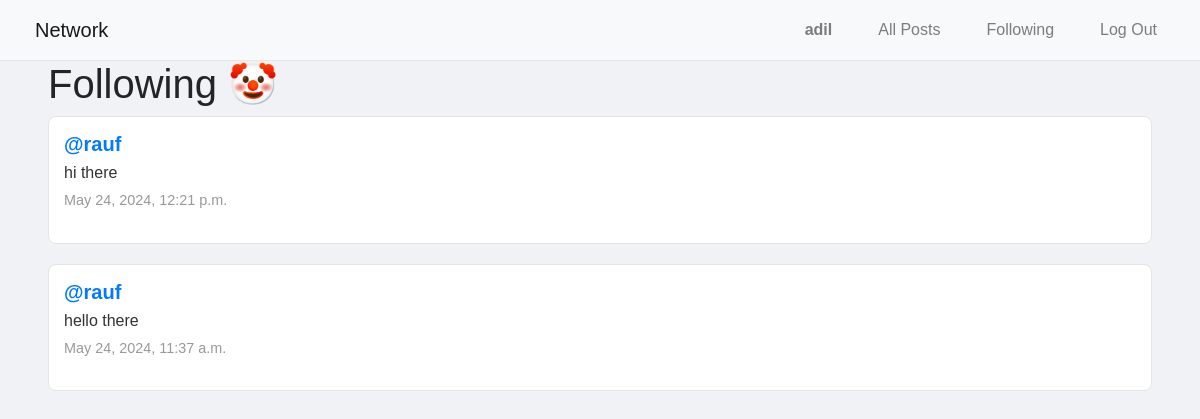
The page /following (signed in) on the database its author committed.
### network/models.py (models this page shows, shortened)
class User(AbstractUser):
    pass

class Post(models.Model):
    content = models.CharField(max_length=140)
    user = models.ForeignKey(User, on_delete=models.CASCADE, related_name="author")
    date = models.DateTimeField(auto_now_add=True)

### network/views.py (the view)
# urls.py: path("following", views.following , name="following"),
def following(request):
    if not request.user.is_authenticated:
        return HttpResponseRedirect(reverse('login'))  # Redirect to login if not authenticated
    current_user = request.user
    following_people = Follow.objects.filter(user=current_user).values_list('user_follower', flat=True)
    following_posts = Post.objects.filter(user__in=following_people).order_by('-id')
    paginator = Paginator(following_posts, 5)  # Paginate with 5 posts per page
    page_number = request.GET.get('page')
    posts_of_the_page = paginator.get_page(page_number)
    return render(request, "network/following.html", {
        "posts_of_the_page": posts_of_the_page
    })

### network/templates/network/following.html (shortened to what this page needs)
{% extends "network/layout.html" %}
{% block body %}
      <h1 class="mx-5">Following 🤡</h1>
    <div>
        {% for post in posts_of_the_page %}
            <div class="row post mx-5">
                <h5 class="username"><a href="{% url 'profile' user_id=post.user.id %}"> @{{ post.user }} </a></h5>
                <p class="content">{{ post.content }}</p>
                <p class="date">{{ post.date }}</p>
            </div>
        {% endfor %}
    </div>
{% endblock %}

### network/templates/network/layout.html (shortened to what this page needs)
{% load static %}
<!DOCTYPE html>
<html lang="en">
    <head>
        <link rel="stylesheet" href="https://stackpath.bootstrapcdn.com/bootstrap/4.4.1/css/bootstrap.min.css">
        <link href="{% static 'network/styles.css' %}" rel="stylesheet">
    </head>
    <body>
        <nav class="navbar navbar-expand-lg navbar-light bg-light">
            <a class="navbar-brand" href="{% url 'index' %} " }}">Network</a>
            <div>
              <ul class="navbar-nav mr-auto">
                {% if user.is_authenticated %}
                    <li class="nav-item">
                        <a class="nav-link" href="{% url 'profile'  user_id=user.id %}"><strong>{{ user.username }}</strong></a>
                    </li>
                {% endif %}
                <li class="nav-item">
                  <a class="nav-link" href="{% url 'index' %}">All Posts</a>
                </li>
                {% if user.is_authenticated %}
                    <li class="nav-item">
                        <a class="nav-link" href="{% url 'following' %}">Following</a>
                    </li>
                    <li class="nav-item">
                        <a class="nav-link" href="{% url 'logout' %}">Log Out</a>
                    </li>
                {% endif %}
              </ul>
            </div>
          </nav>
        <div class="body">
            {% block body %}
            {% endblock %}
        </div>
    </body>
</html>

### network/static/network/styles.css (style rules this page uses)
body { font-family: 'Arial', sans-serif; background-color: #f0f2f5; margin: 0; padding: 0; margin-top: 60px; }
.navbar { background-color: #ffffff; border-bottom: 1px solid #e6e6e6; padding: 10px 20px; display: flex; justify-content: space-between; align-items: center; position: fixed; width: 100%; top: 0; z-index: 1000; }
.navbar a { color: #333; text-decoration: none; margin: 0 15px; }
.post { background-color: #ffffff; border: 1px solid #e6e6e6; border-radius: 8px; margin-bottom: 20px; padding: 15px; overflow: hidden; display: flex; flex-direction: column; }
.post .username { font-weight: bold; color: #333; margin-bottom: 5px; }
.post .content { color: #333; margin-bottom: 5px; }
.post .date { color: #999; font-size: 0.9em; margin-top: auto; }

### rows shown on the page
User: username "adil"
Post: user "rauf", content "hi there", date "May 24, 2024, 12:21 p.m."
Post: user "rauf", content "hello there", date "May 24, 2024, 11:37 a.m."
